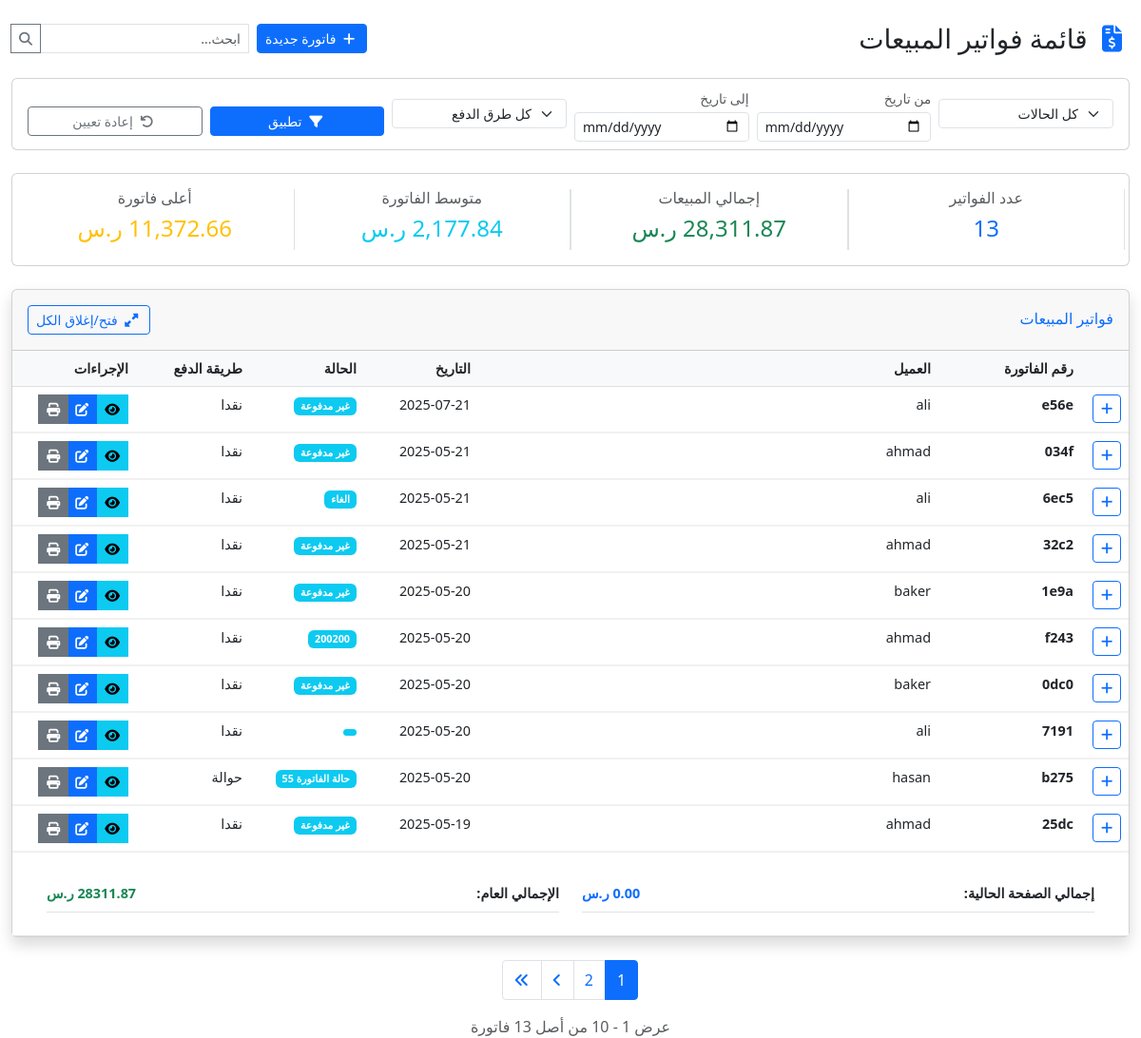
Page /invoice/sale/ (signed in) on the earlier database version.
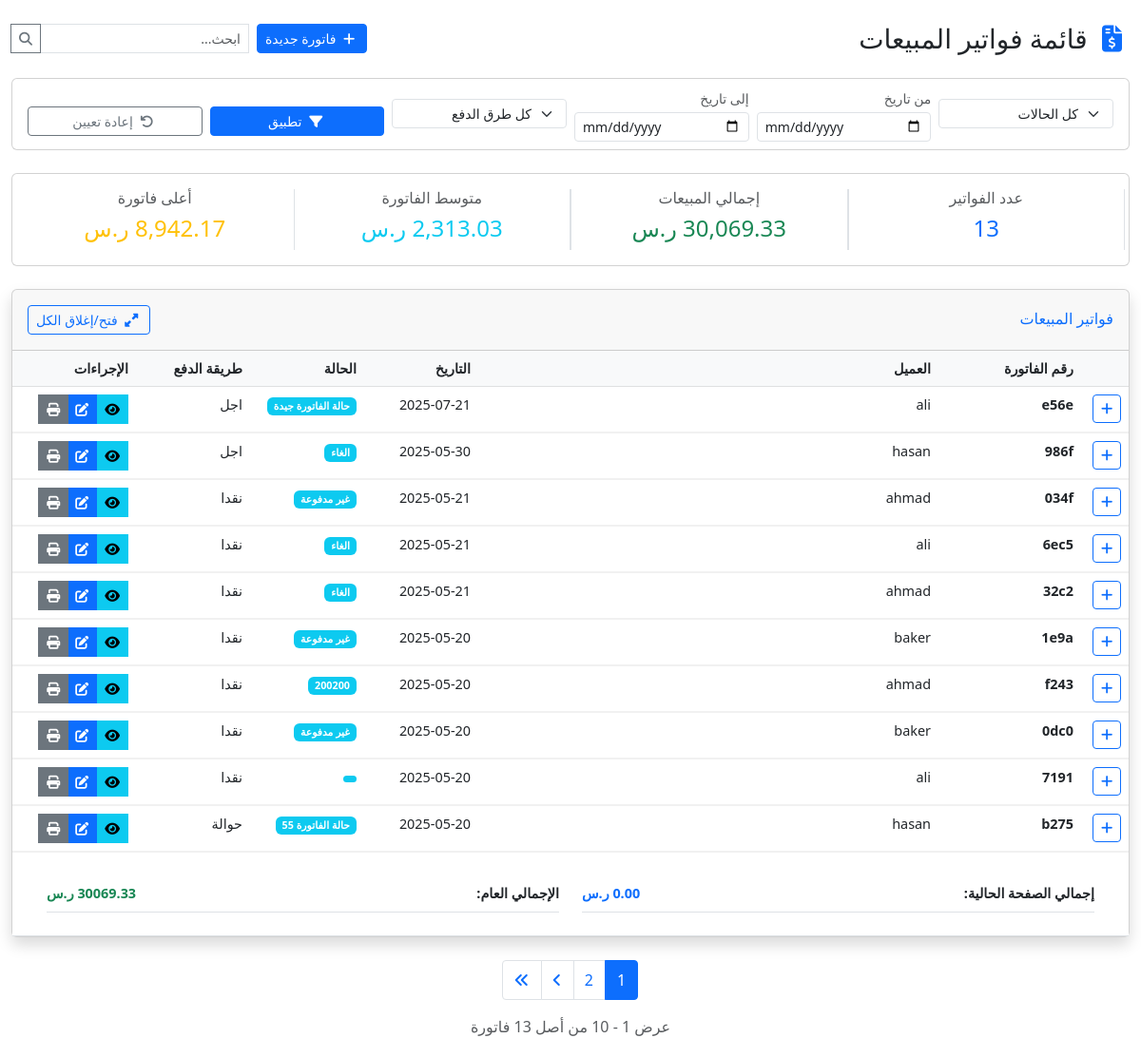
Same page on the later database version.
### invoice/models.py (models this page shows, shortened)
class Sale(models.Model):
    sale_date = models.DateField(verbose_name='تاريخ البيع', editable=True)
    sale_customer = models.ForeignKey(User, on_delete=models.SET_NULL, null=True, blank=True, verbose_name=_("العميل"))
    sale_customer_phone = models.CharField(max_length=20, blank=True, null=True, verbose_name=_("رقم الهاتف"))
    sale_address = models.TextField(blank=True, null=True, verbose_name=_("العنوان"))
    sale_receiving_method = models.CharField(max_length=255, blank=True, null=True, verbose_name=_("طريقة التسليم"))
    sale_receiving_number = models.CharField(max_length=255, blank=True, null=True, verbose_name=_("رقم التسليم"))
    sale_payment_method = models.ForeignKey('Payment_method', on_delete=models.SET_NULL, null=True, blank=True, verbose_name=_("طريقة الدفع"))
    sale_notes = models.TextField(blank=True, null=True, verbose_name=_("ملاحظات"))
    sale_currency = models.ForeignKey('Currency', on_delete=models.SET_NULL, null=True, blank=True, verbose_name=_("العملة"))
    sale_invoice_date = models.DateField(blank=True, null=True, verbose_name=_("تاريخ الفاتورة"))
    sale_type = models.CharField(max_length=100, blank=True, null=True, verbose_name=_("نوع الفاتورة"))
    sale_status = models.ForeignKey('Status', on_delete=models.SET_NULL, null=True, blank=True, verbose_name=_("حالة الفاتورة"))
    sale_shipping_company = models.ForeignKey('Shipping_com_m', on_delete=models.SET_NULL, null=True, blank=True, verbose_name=_("  شركة الشحن"))
    sale_shipping_num = models.CharField(max_length=255, blank=True, null=True, verbose_name=_("رقم الشحنة"))
    sale_due_date = models.DateField(blank=True, null=True, verbose_name=_("تاريخ الاستحقاق"))
    sale_total_amount = models.DecimalField(max_digits=12, decimal_places=2, default=0.0, verbose_name=_("المجموع الكلي"))
    sale_image = models.ImageField(upload_to='sale_image/%y/%m/%d/', max_length=100 , blank=True, null=True, verbose_name=_("صورة الفاتورة "))
    sale_global_discount = models.DecimalField(max_digits=12, decimal_places=2, default=0, verbose_name=_("الخصم العام"))
    sale_global_addition = models.DecimalField(max_digits=12, decimal_places=2, default=0, verbose_name=_("الإضافة العامة"))
    sale_global_tax = models.DecimalField(max_digits=5, decimal_places=2, default=0, verbose_name=_("الضريبة العامة (%)"))
    uniqueId = models.CharField(null=True, blank=True, max_length=100, verbose_name=_("الرقم المسلسل"))
    slug = models.SlugField(max_length=225, unique=True, blank=True, null=True)
    date_created = models.DateTimeField(blank=True, null=True)
    last_updated = models.DateTimeField(blank=True, null=True)
    class Meta:
        verbose_name = _("فاتورة بيع")
        verbose_name_plural = _("فواتير البيع")
    @property
    def sale_subtotal(self):
        return sum(item.sale_total for item in self.items.all()) if hasattr(self, 'items') else 0
    @property
    def sale_taxable_amount(self):
        return self.sale_subtotal
    @property
    def sale_tax_amount(self):
        return (self.sale_taxable_amount * (self.sale_global_tax / 100)) if self.sale_global_tax else 0
    @property
    def sale_after_tax(self):
        return self.sale_taxable_amount + self.sale_tax_amount

class Status(models.Model):
    status_types = models.CharField(max_length=255, verbose_name=_("حالة الفاتورة"))
    status_description = models.TextField(blank=True, null=True, verbose_name=_("الوصف"))
    uniqueId = models.UUIDField(default=uuid4, editable=False, unique=True, verbose_name=_("الرقم المسلسل"))
    slug = models.SlugField(max_length=225, unique=True, blank=True, null=True)
    date_created = models.DateTimeField(auto_now_add=True)
    last_updated = models.DateTimeField(auto_now=True)
    class Meta:
        verbose_name = _('حالة الفاتورة')
        verbose_name_plural = _('حالات الفواتير')

class Payment_method(models.Model):
    payment_method_name = models.CharField(max_length=255, blank=True, verbose_name=_("طريقة الدفع"))
    payment_method_notes = models.TextField(blank=True, verbose_name=_("البيان"))
    uniqueId = models.UUIDField(default=uuid4, editable=False, unique=True, verbose_name=_("الرقم المسلسل"))
    slug = models.SlugField(max_length=225, unique=True, blank=True, null=True)
    date_created = models.DateTimeField(auto_now_add=True)
    last_updated = models.DateTimeField(auto_now=True)
    class Meta:
        verbose_name = _('طريقة الدفع')
        verbose_name_plural = _('طرق الدفع')

### invoice/views.py (the view, shortened to what this page needs)
# urls.py: path('sale/', SaleListView.as_view(), name='sale_list'),
class SaleListView(LoginRequiredMixin, PermissionRequiredMixin, ListView):
    model = Sale
    template_name = 'sales/sale_list.html'
    context_object_name = 'sales'
    paginate_by = 10
    permission_required = ['sales.view_sale']
    login_url = '/accounts/login/'
    def get_queryset(self):
        try:
            barcode_prefetch = Prefetch(
                'items__saleitembarcode_set',
                queryset=SaleItemBarcode.objects.select_related('barcode'),
                to_attr='prefetched_barcodes'
            )
            queryset = super().get_queryset().select_related(
                'sale_customer',
                'sale_status',
                'sale_payment_method',
                'sale_currency',
                'sale_shipping_company'
            ).prefetch_related(
                barcode_prefetch,
                'items'
            )
            search = self.request.GET.get('search')
            status_filter = self.request.GET.get('status')
            if status_filter:
                queryset = queryset.filter(sale_status_id=status_filter)
            date_from = self.request.GET.get('date_from')
            if date_from:
                queryset = queryset.filter(sale_date__gte=date_from)
            date_to = self.request.GET.get('date_to')
            if date_to:
                queryset = queryset.filter(sale_date__lte=date_to)
            payment_method = self.request.GET.get('payment_method')
            if payment_method:
                queryset = queryset.filter(sale_payment_method_id=payment_method)
            return queryset.order_by('-sale_date')
        except Exception as e:
            logger.error(f"خطأ في عرض الفواتير: {str(e)}")
            return Sale.objects.none()
    def get_context_data(self, **kwargs):
        context = super().get_context_data(**kwargs)
        sales_queryset = self.get_queryset()
        stats = sales_queryset.aggregate(
            total_sales=Sum('sale_total_amount'),
            avg_sale=Avg('sale_total_amount'),
            max_sale=Max('sale_total_amount'),
            count=Count('id')
        )
        context.update({
            'page_title': 'قائمة فواتير المبيعات',
            'statuses': Status.objects.all(),
            'payment_methods': Payment_method.objects.all(),
            'total_sales': stats['total_sales'] if stats['total_sales'] else 0,
            'avg_sale': stats['avg_sale'] if stats['avg_sale'] else 0,
            'max_sale': stats['max_sale'] if stats['max_sale'] else 0,
            'sales_count': stats['count']
        })
        return context

### templates/sales/sale_list.html (shortened to what the changed rows need)
{% extends 'base.html' %}
{% load static humanize %}
{% block content %}
<div class="container-fluid mt-4">
    <div class="d-flex justify-content-between align-items-center mb-4">
        <h1 class="h3 mb-0 text-gray-800">
            <i class="fas fa-file-invoice-dollar text-primary me-2"></i> قائمة فواتير المبيعات
        </h1>
    </div>
    <div class="card shadow">
        <div class="card-body p-0">
            <div class="table-responsive">
                <table class="table table-hover mb-0">
                    <thead class="table-light">
                        <tr>
                            <th width="50px"></th>
                            <th width="150px">رقم الفاتورة</th>
                            <th>العميل</th>
                            <th width="120px">التاريخ</th>
                            <th width="120px">الحالة</th>
                            <th width="120px">طريقة الدفع</th>
                            <th width="130px">الإجراءات</th>
                        </tr>
                    </thead>
                    <tbody>
                        {% for sale in page_obj %}
                        <tr class="sale-row" style="border-bottom: 2px solid #f1f1f1;">
                            <td>
                                <button class="btn btn-sm btn-outline-primary toggle-details"
                                        data-sale-id="{{ sale.id }}"
                                        title="عرض/إخفاء التفاصيل">
                                    <i class="fas fa-plus"></i>
                                </button>
                            </td>
                            <td class="fw-bold">{{ sale.uniqueId }}</td>
                            <td>{{ sale.sale_customer.get_full_name|default:sale.sale_customer.username }}</td>
                            <td>{{ sale.sale_date|date:"Y-m-d" }}</td>
                            <td>
                                <span class="badge
                                    {% if sale.sale_status.status_types == 'مكتمل' %}bg-success
                                    {% elif sale.sale_status.status_types == 'معلق' %}bg-warning
                                    {% elif sale.sale_status.status_types == 'ملغى' %}bg-danger
                                    {% else %}bg-info{% endif %}">
                                    {{ sale.sale_status.status_types }}
                                </span>
                            </td>
                            <td>{{ sale.sale_payment_method.payment_method_name|default:"-" }}</td>
                            <td>
                                <div class="btn-group btn-group-sm">
                                    <a href="{% url 'sale_detail' sale.id %}" class="btn btn-info" title="عرض التفاصيل">
                                        <i class="fas fa-eye"></i>
                                    </a>
                                    {% if perms.sales.change_sale %}
                                    <a href="{% url 'sale_update' sale.id %}" class="btn btn-primary" title="تعديل">
                                        <i class="fas fa-edit"></i>
                                    </a>
                                    {% endif %}
                                    <a href="#" class="btn btn-secondary" title="طباعة">
                                        <i class="fas fa-print"></i>
                                    </a>
                                </div>
                            </td>
                        </tr>
                        {% empty %}
                        <tr>
                            <td colspan="7" class="text-center py-4">لا توجد فواتير لعرضها</td>
                        </tr>
                        {% endfor %}
                    </tbody>
                    <tfoot>
                        <tr>
                            <td colspan="7" class="text-end">
                                <div class="row p-3">
                                    <div class="col-md-6">
                                        <div class="d-flex justify-content-between border-bottom py-2">
                                            <span class="fw-bold">الإجمالي العام:</span>
                                            <span class="fw-bold text-success">{{ total_sales|default:0|floatformat:2 }} ر.س</span>
                                        </div>
                                    </div>
                                </div>
                            </td>
                        </tr>
                    </tfoot>
                </table>
            </div>
        </div>
    </div>
    {% if page_obj.paginator.num_pages > 1 %}
    <nav class="mt-4">
        <ul class="pagination justify-content-center">
            {% for num in page_obj.paginator.page_range %}
                {% if page_obj.number == num %}
                <li class="page-item active">
                    <span class="page-link">{{ num }}</span>
                </li>
                {% elif num > page_obj.number|add:'-3' and num < page_obj.number|add:'3' %}
                <li class="page-item">
                    <a class="page-link" href="?page={{ num }}{% for key,value in request.GET.items %}{% if key != 'page' %}&{{ key }}={{ value }}{% endif %}{% endfor %}">{{ num }}</a>
                </li>
                {% endif %}
            {% endfor %}
        </ul>
    </nav>
    {% endif %}
</div>
<link rel="stylesheet" href="https://cdn.jsdelivr.net/npm/toastify-js/src/toastify.min.css">
{% endblock %}

Differences in the rows shown:
no longer on this page (row unchanged): Sale: uniqueId "25dc", sale_customer.get_full_name "ahmad", sale_date "2025-05-19", sale_status.status_types "غير مدفوعة", sale_payment_method.payment_method_name "نقدا"
changed Sale: sale_status.status_types "غير مدفوعة" → "حالة الفاتورة جيدة"; sale_payment_method.payment_method_name "نقدا" → "اجل"
now on this page (row edited): Sale: uniqueId "986f", sale_customer.get_full_name "hasan", sale_date "2025-05-30", sale_status.status_types "الغاء", sale_payment_method.payment_method_name "اجل"
changed Sale (number 5 of 10 on the later page): sale_status.status_types "غير مدفوعة" → "الغاء"
Other differences:
{{ total_sales|default:0|floatformat:2 }}: "28311.87" → "30069.33"
